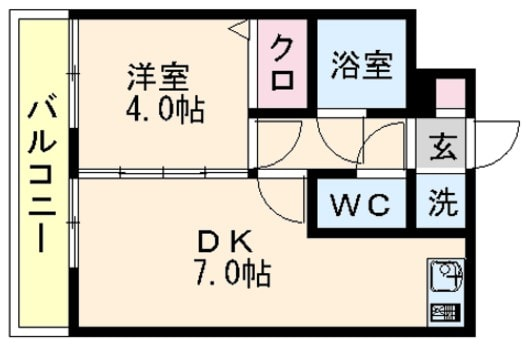
#> input picture Recruit/room1.jpg, 526 x 352 px
$ jupyter execute room_bin.ipynb   (shell and % lines are left out)
#> lines starting #> are read from the running program, lines starting #| are printed output that depends on the picture; after the words box and inside, x2 and y2 are one past the last pixel; in counts of white or black regions, pixels touching at a corner belong together
[cell 1]
import cv2, matplotlib
import numpy as np
import matplotlib.pyplot as plt

room = cv2.imread('room1.jpg')
#> room is the input picture: shape (352, 526, 3); mean B, G, R 195.1, 206, 210.9
# print(room_img)

room = cv2.cvtColor(room, cv2.COLOR_BGR2RGB)

# plt.imshow(room_img)
# plt.show()

room_gray = cv2.cvtColor(room, cv2.COLOR_RGB2GRAY)
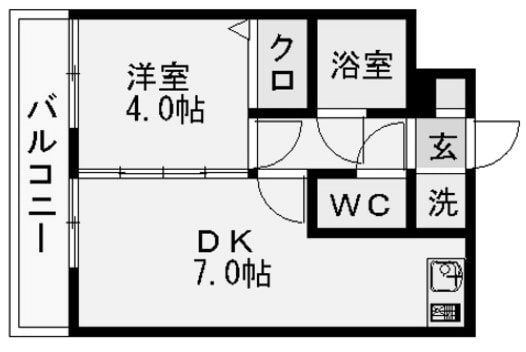
#> room_gray: shape (352, 526); min 0, max 255, mean 206.2

# print(room_gray)

# plt.imshow(room_gray)
# plt.show()

room_preprocessed  = cv2.GaussianBlur(room_gray, (5, 5), 0)
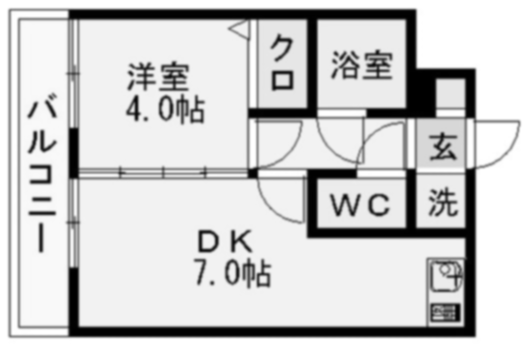
#> room_preprocessed: shape (352, 526); min 0, max 255, mean 206.2
# type(room_preprocessed)

# bet binary image
# threshold 10-255 -> 黒枠だけ取られる
# threshold 170-255 -> 細い枠，文字まで
_, room_binary = cv2.threshold(room_preprocessed, 10, 255, cv2.THRESH_BINARY)
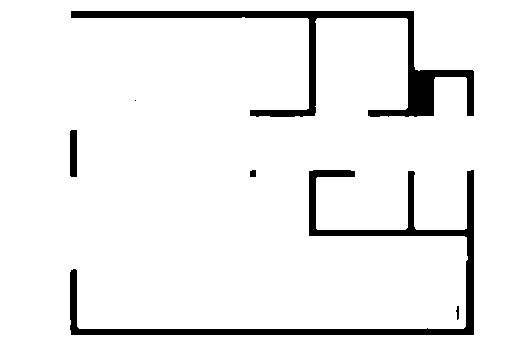
#> room_binary: shape (352, 526); 93.4% white; 6 black regions (1 under 20 px), largest, box (x1, y1, x2, y2) and area: (70, 170, 474, 335) 6011, (71, 11, 474, 117) 5793, (70, 130, 77, 177) 327, (250, 170, 256, 177) 40, (456, 306, 459, 320) 29
room_binary = cv2.bitwise_not(room_binary)

plt.imshow(cv2.cvtColor(room_binary, cv2.COLOR_GRAY2RGB))
cv2.imwrite('room-binary.jpg', room_binary)

# copy of image to draw lines
room_line = np.copy(room)

# find hough lines
num_pix_threshold = 100
lines = cv2.HoughLines(room_binary, 1, np.pi/180, num_pix_threshold)
#> lines = 106 rows, first 8: [329, 1.57], [336, 1.55], [327, 1.59], [18, 1.55], [11, 1.57], [10, 1.59], [7, 1.61], [471, 0]

[cell 2]
# plt.imshow(cv2.cvtColor(room_binary, cv2.COLOR_GRAY2RGB)
#             - cv2.cvtColor(room_binary, cv2.COLOR_GRAY2RGB))
# cv2.imwrite('room-binary.jpg', room_binary)

[cell 3]
# bet binary image
# threshold 10-255 -> 黒枠だけ取られる
# threshold 170-255 -> 細い枠，文字まで
_, room_binary = cv2.threshold(room_preprocessed, 170, 255, cv2.THRESH_BINARY)
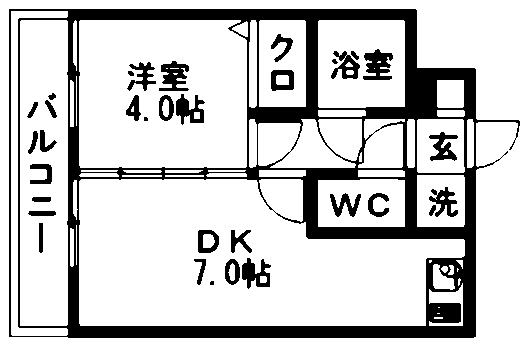
#> room_binary: shape (352, 526); 79.9% white; 34 black regions (2 under 20 px), largest, box (x1, y1, x2, y2) and area: (9, 9, 520, 338) 29851, (363, 49, 393, 80) 585, (159, 61, 189, 91) 537
room_binary = cv2.bitwise_not(room_binary)

plt.imshow(cv2.cvtColor(room_binary, cv2.COLOR_GRAY2RGB))
cv2.imwrite('room-binary.jpg', room_binary)
#> Out = True
